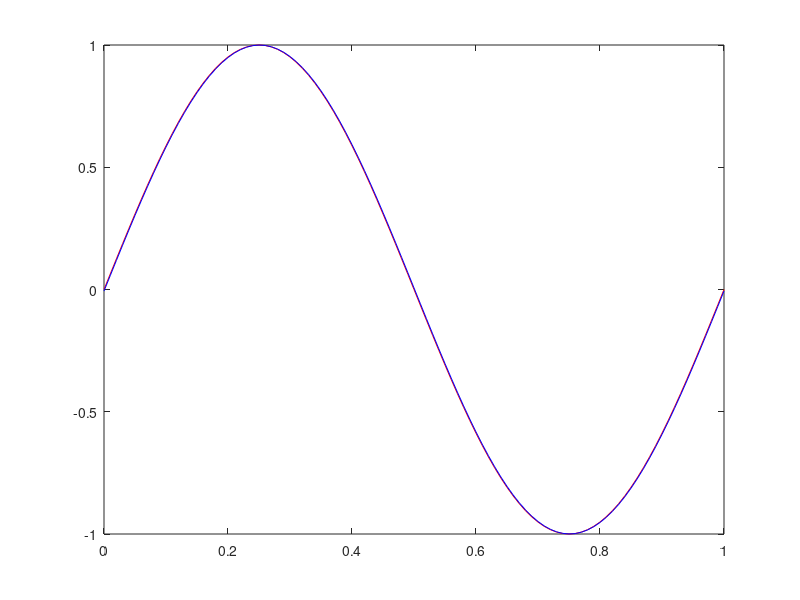

Reproduce this figure in MATLAB. (Note: this script raises an error after producing the figure.)
clear all;
close all;
clc;

f = @(x) sin(2*pi*x);

delta_t = 0.001;
delta_x = 0.01;
gama = delta_t/(delta_x);
x = 1;
partitions = (x/delta_x) + 1;
U = zeros(partitions,1);
for i = 1:partitions
    U(i,1) = f((i - 1)*delta_x);
end
plot(U);
Uinitial = U;
dx = 0:delta_x:1;
for time = 0:delta_t:0.25
    U_prime = U;
    U(1,1) = U_prime(1,1) - gama*(U_prime(1,1) - U_prime(partitions - 1,1));
    for i = 2: partitions
        U(i,1) = U_prime(i,1) - gama*(U_prime(i) - U_prime(i - 1));
    end
    
    plot(dx,Uinitial,'r',dx,U,'b');
    
    axis tight;
    suptitle(['time = ', num2str(time)]);
    pause(0.02);
end
    